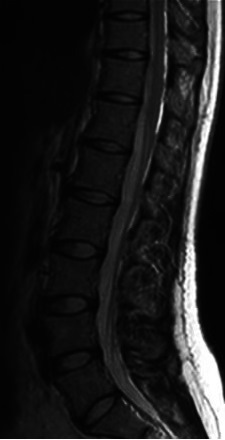
#> input picture Internal/4.jpg, 225 x 440 px
$ python 'gamma 4.py'
#> lines starting #> are read from the running program, lines starting #| are printed output that depends on the picture
#!/usr/bin/env python3
# -*- coding: utf-8 -*-
"""
Created on Mon Aug 28 17:28:58 2023

@author: bmiit202006100110040
"""

import cv2
import numpy as n
from matplotlib import pyplot as plt

img = cv2.imread("4.jpg",0)
#> img is the input picture: shape (440, 225); min 0, max 255, mean 27.1

cv2.imshow("Original", img)

hist = cv2.calcHist([img],[0],None,[256],[0,256])
#> hist = 256 values, max 13994 at index 3, min 2 at index 0, mean 386.7
plt.plot(hist, color='b')
plt.show()
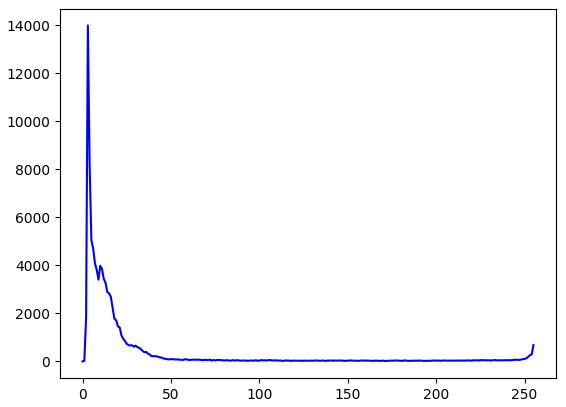
#> figure drawn by matplotlib, 1 panel; curve peaks at x = 3, y = 13994

gamma = 0.35

new = n.array(255*(img / 255) ** gamma, dtype = 'uint8')
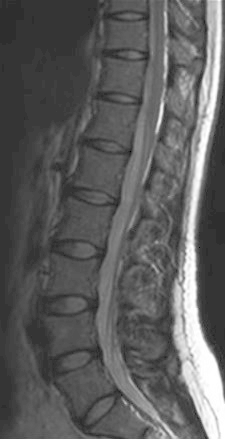
#> new: shape (440, 225); min 0, max 255, mean 94.1

cv2.imshow("New", new)
cv2.imwrite("New4.jpg", new)

newHist = cv2.calcHist([new],[0],None,[256],[0,256])
#> newHist = 256 values, max 13994 at index 53, min 0 at index 1, mean 386.7
plt.plot(newHist, color='b')
plt.show()
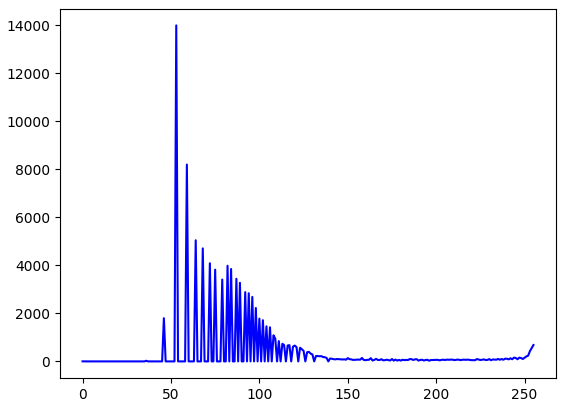
#> figure drawn by matplotlib, 1 panel; curve peaks at x = 53, y = 13994

cv2.waitKey(0)

cv2.destroyAllWindows()

$ run again, with Internal/5.jpg copied over Internal/4.jpg
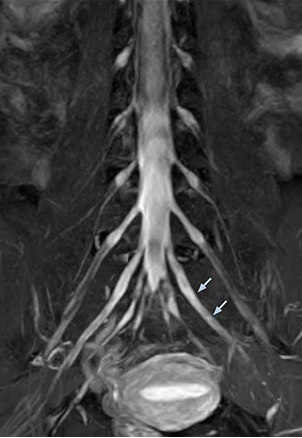
#> input picture Internal/5.jpg, 302 x 438 px
#> hist = 256 values, max 3625 at index 40, min 14 at index 250, mean 516.7
#> `new = n.array(255*(img / 255) ** gamma, dtype = 'uint8')`:
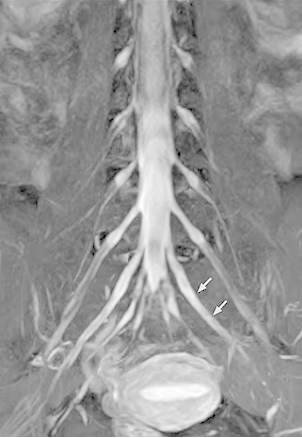
#> new: shape (438, 302); min 0, max 255, mean 150.6
#> newHist = 256 values, max 3625 at index 133, min 0 at index 1, mean 516.7
#> `plt.show()`:
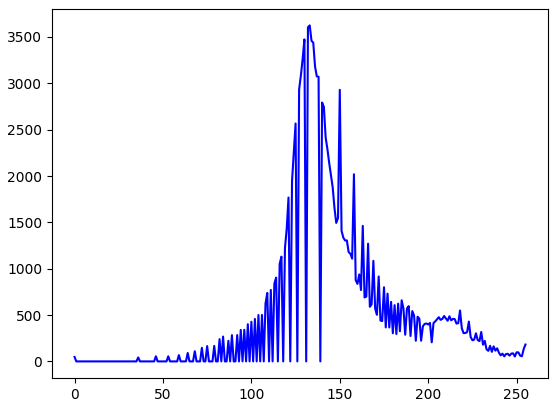
#> figure drawn by matplotlib, 1 panel; curve peaks at x = 133, y = 3625
